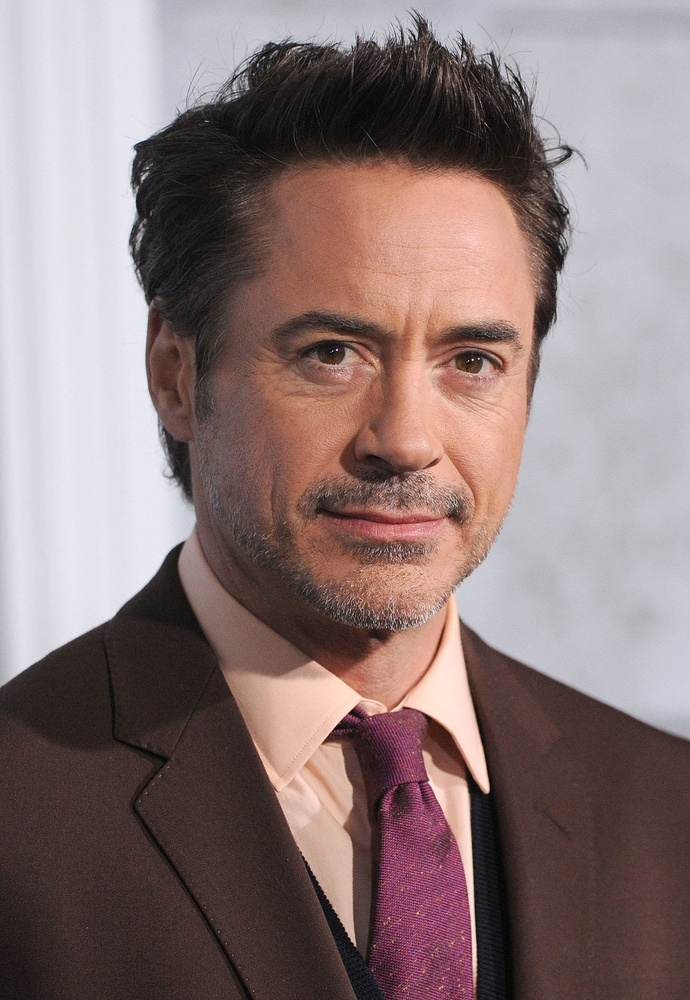
#> input picture tony.jpg, 690 x 1000 px, shrunk from 1414 x 2048 before the run
$ python faceRecognition.py
#> lines starting #> are read from the running program, lines starting #| are printed output that depends on the picture; after the words box and inside, x2 and y2 are one past the last pixel; in counts of white or black regions, pixels touching at a corner belong together


# Reference Link
#https://www.datacamp.com/tutorial/face-detection-python-opencv

import cv2
import matplotlib.pyplot as plt

imagePath = 'tony.jpg'


# Read the Image
img = cv2.imread(imagePath)
#> img is the input picture: shape (1000, 690, 3); mean B, G, R 118.8, 119.8, 138.6

# check the shaper of array
print(img.shape)
#| (1000, 690, 3)

# Convert the Image to Grayscale
gray_image = cv2.cvtColor(img, cv2.COLOR_BGR2GRAY)
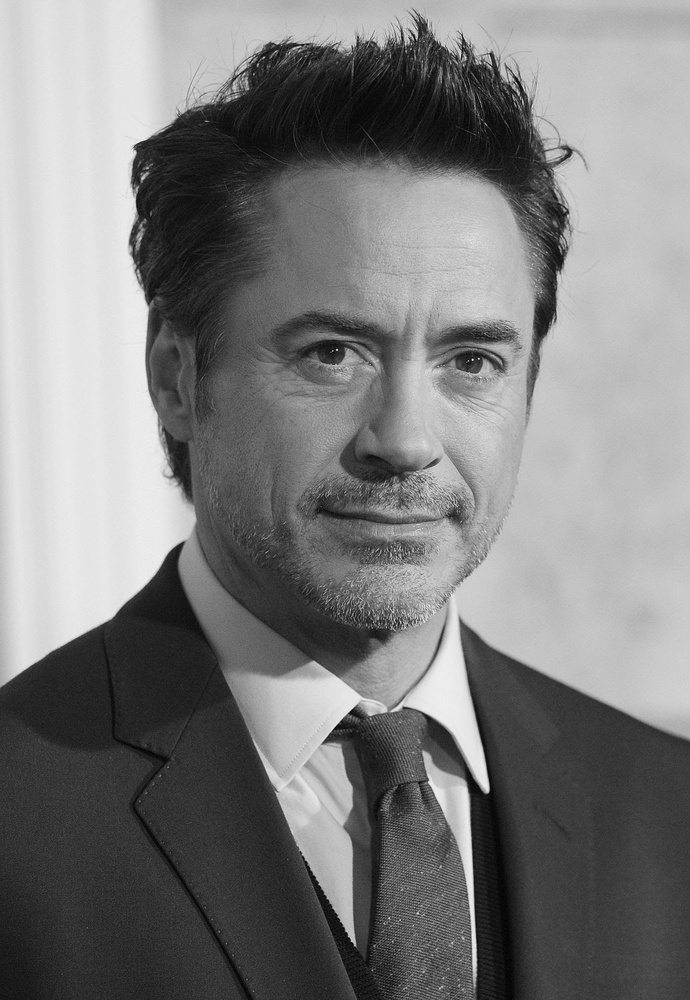
#> gray_image: shape (1000, 690); min 0, max 250, mean 125.3


print(gray_image.shape)
#| (1000, 690)

# Load the Classifier

face_classifier = cv2.CascadeClassifier(cv2.data.haarcascades + "haarcascade_frontalface_default.xml")

face = face_classifier.detectMultiScale(gray_image, scaleFactor=1.1, minNeighbors=5, minSize=(40, 40))
#> face = [[205, 197, 400, 400]]

for (x, y, w, h) in face:
    cv2.rectangle(img, (x, y), (x + w, y + h), (0, 255, 0), 4)
#> this loop made 1 pass
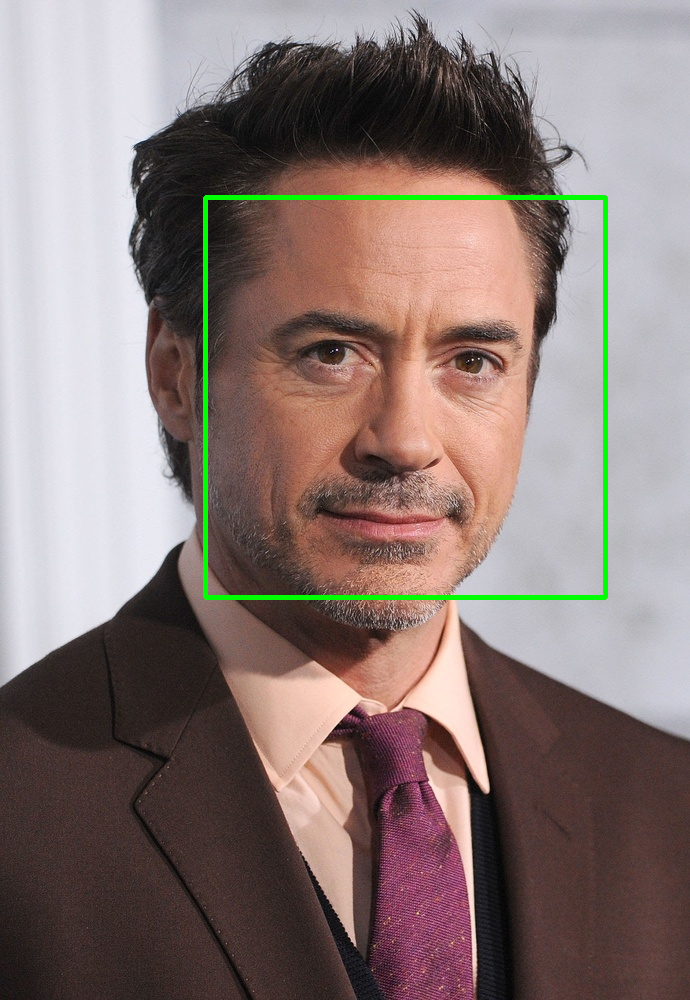
#> img: shape (1000, 690, 3); 1.16% of pixels changed, all inside (x1, y1, x2, y2) = (203, 195, 608, 600)

img_rgb = cv2.cvtColor(img, cv2.COLOR_BGR2RGB)
# print(img_rgb)

plt.figure(figsize=(20,10))
plt.imshow(img_rgb)
plt.axis('off')
plt.show()

# cv2.imshow(img_rgb)
